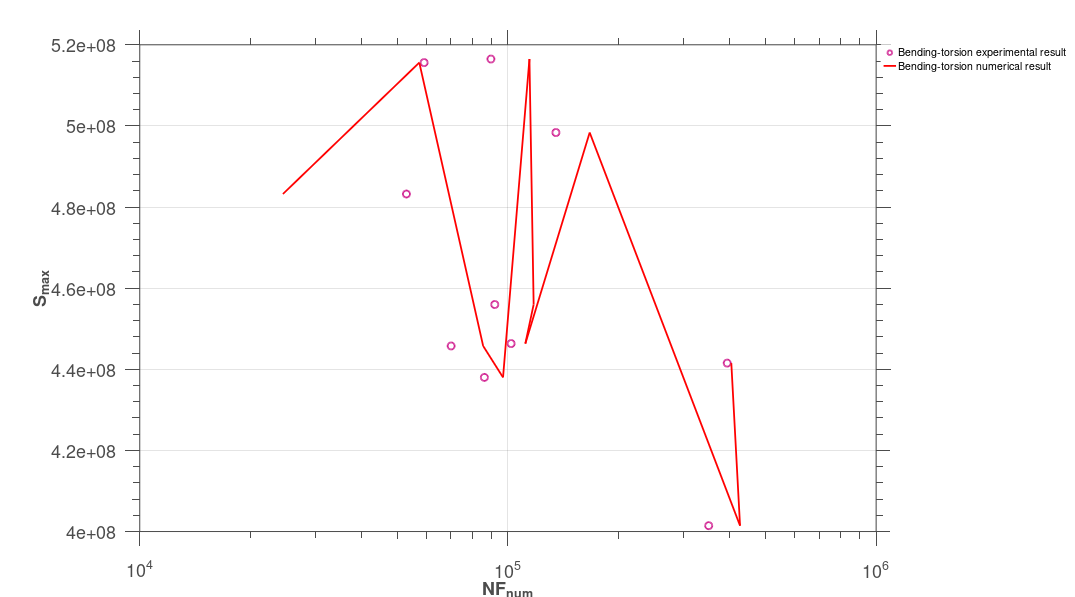

Here is the MATLAB script that generated this plot: (Note: this script raises an error after producing the figure.)
clc;
clear;
close all;
% steel SM45C data from Jabbado thesis
%-------------------------------------------------bending--------------------------------
y=638e6;
k=1e9;
E=213e9;
nu=0.3;                     %poisson's ratio
a=0.1;
W0=45e9;
lam=0.1;
b=1.2;
fb=b;
m=196e6;%mean tension
%---------------a b correspond to high and low bounds of cyclic load, 1 2
%correspond to  different parameters comparison------------------
NF=[53E3 59.2E3 70.1E3 86.3E3 89.9E3 92.1E3 102E3 135E3 351E3 394E3] ;
stressben=[441E6 286E6 464E6 473E6 173E6 403E6 437E6 167E6 357E6 182E6];%to get Smaxben
stresstor=[215E6 309E6 155E6 136E6 334E6 209E6 177E6 321E6 179E6 274E6];%to get Smaxtor
n=1;
while n<length(stressben)+1
hydromax=1/3*sum(stressben(n)+m +0+0);
hydromin=1/3*sum(-stressben(n)+m +0+0);
hydromean=1/2*sqrt(hydromax^2+hydromin^2);
devmax=[stressben(n)+m -stresstor(n) 0 ;-stresstor(n) 0  0 ;0 0 0 ]-hydromax*eye(3);
devmin=[-stressben(n)+m stresstor(n) 0 ;stresstor(n) 0 0 ;0 0 0 ]-hydromin*eye(3);
devmean=1/2*(norm(devmax,'fro')+norm(devmin,'fro'));
Smaxbt_m(n)=norm(devmean,'fro');
%--------to get average smin--------
yield_min=y-lam.*hydromax;
Smaxbtmax(n)=norm(devmax,'fro');
sminmin(n)=yield_min.*Smaxbtmax(n).^-1;

yield_max=y-lam.*hydromin;
Smaxbtmin(n)=norm(devmin,'fro');
sminmax(n)=yield_max.*Smaxbtmin(n).^-1;

yield_m(n)=(yield_min+yield_max)/2;
alphamax(n)=(1-a.*(sminmax(n)-1).^-fb);
alphamin(n)=(1-a.*(sminmin(n)-1).^-fb);
alpbt_m(n)=(alphamax(n)+alphamin(n))/2;

n=n+1;
end
%control lam to make min(sminmin)>1
min(sminmin)
%--------use average smin to get NF--------
NFbt_num=(1-alpbt_m).^-1*W0*E*(E+k*nu)*b*(b+1)*((4*(E-k)*(1+nu)*(b-1)))^-1.*yield_m.^(b-1).*Smaxbt_m.^(-b-1);

figure(1);
smax_exp=semilogx(NF,Smaxbt_m,'o','MarkerSize',12,'LineWidth', 3,'MarkerEdgeColor',[208 32 144]/255, 'MarkerFaceColor','none');
hold on;
smax_num=semilogx(NFbt_num,Smaxbt_m,'-r','LineWidth', 3);

set(gca ,'FontSize',30);
hXLabel = xlabel('NF_{num}','Fontsize',30, 'FontWeight' , 'bold');
hYLabel = ylabel('S_{max}','Fontsize',30, 'FontWeight' , 'bold');
hLegend=legend([smax_exp,smax_num],...
    'Bending-torsion experimental result','Bending-torsion numerical result','location','bestoutside');
set(hLegend, 'FontSize', 18);
set(hLegend,'Box','on');
set(hLegend,'EdgeColor',[1 1 1]); %set the edge colour of the legend to white 
% Adjust font
set(gca, 'FontName', 'Helvetica')
% Adjust axes properties
set(gca, 'Box', 'on', 'TickDir', 'out', 'TickLength', [.02 .02], ...
    'XMinorTick', 'on', 'YMinorTick', 'on', 'YGrid', 'on', 'XGrid', 'on',...
    'XColor', [.3 .3 .3], 'YColor', [.3 .3 .3], ...
    'LineWidth', 1)
set(gcf,'color','w'); %set figure background transparent
set(gca,'color','w'); %set axis transparent
% Maximize print figure
set(gcf,'outerposition',get(0,'screensize'));
set(gcf, 'PaperPositionMode', 'manual');
set(gcf, 'PaperUnits', 'points'); %[ {inches} | centimeters | normalized | points ]
set(gcf, 'PaperPosition', [0 0 1800 1000]); %set(gcf,'PaperPosition',[left,bottom,width,height])

%% 
figure(2);
err_bt_m = loglog(NF,NFbt_num,'o','MarkerSize',12,'LineWidth', 3,'MarkerEdgeColor',[139 69 19]/255, 'MarkerFaceColor','none');
set(gca ,'FontSize',30);
hXLabel = xlabel('NF_{exp}','Fontsize',30, 'FontWeight' , 'bold');
hYLabel = ylabel('NF_{num}','Fontsize',30, 'FontWeight' , 'bold');
x=1e4:1000:1e6;
y0=x;
hold on;
py0=loglog(x,y0,'k','LineWidth',3);
y1=2.*x;
y2=0.5.*x;
py1=loglog(x,y1, '--k','LineWidth',3);
py2=loglog(x,y2, '--k','LineWidth',3);
axis equal;
axis([1e4 1e6 1e4 1e6]);
set(gca,'xtick',[1e4 1e5 1e6]); 
set(gca,'ytick',[1e4 1e5 1e6]); 
hLegend=legend([err_bt_m],...
    'Bending-torsion 90 degree out-of-phase test with mean stress on SM45C','location','bestoutside');
set(hLegend, 'FontSize', 18);
set(hLegend,'Box','on');
set(hLegend,'EdgeColor',[1 1 1]); %set the edge colour of the legend to white 
% Adjust font
set(gca, 'FontName', 'Helvetica')
% Adjust axes properties
set(gca, 'Box', 'on', 'TickDir', 'out', 'TickLength', [.02 .02], ...
    'XMinorTick', 'on', 'YMinorTick', 'on', 'YGrid', 'on', 'XGrid', 'on',...
    'XColor', [.3 .3 .3], 'YColor', [.3 .3 .3], ...
    'LineWidth', 1)
set(gcf,'color','w'); %set figure background transparent
set(gca,'color','w'); %set axis transparent
% Maximize print figure
set(gcf,'outerposition',get(0,'screensize'));
set(gcf, 'PaperPositionMode', 'manual');
set(gcf, 'PaperUnits', 'points'); %[ {inches} | centimeters | normalized | points ]
set(gcf, 'PaperPosition', [0 0 1800 1000]); %set(gcf,'PaperPosition',[left,bottom,width,height])
figure(1);
saveas(gcf,'F:\Git\Anew\figures\bt2D_m_SM45C_sn.png');
figure(2);
saveas(gcf,'F:\Git\Anew\figures\bt2D_m_SM45C_err1.png');

figure(3);
plot(alpbt_m,'b','LineWidth', 3);
sp=actxserver('SAPI.SpVoice');
sp.Speak('done done done');

